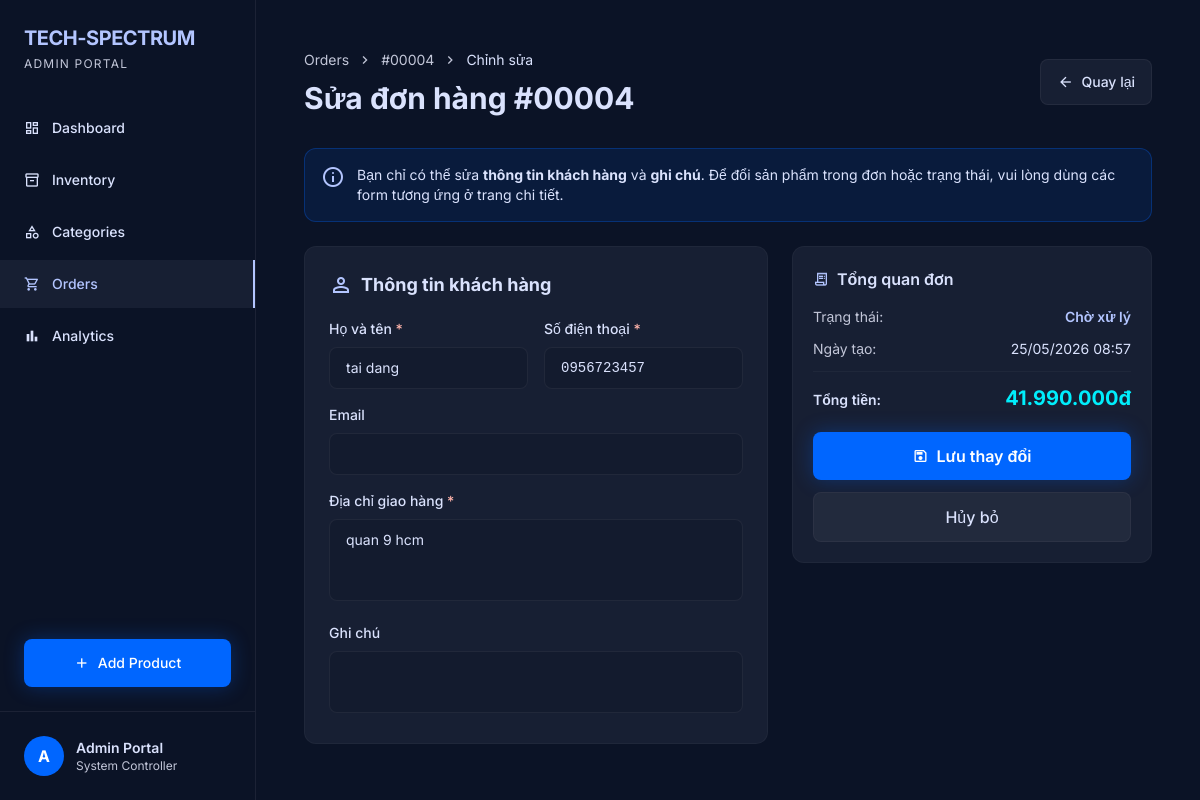
Screenshot of /Order/edit/4 with the database file from the repository.
### tables this page shows
CREATE TABLE IF NOT EXISTS `order` (
  `id` int NOT NULL AUTO_INCREMENT,
  `customer_name` varchar(100) NOT NULL,
  `customer_phone` varchar(20) NOT NULL,
  `customer_email` varchar(100) DEFAULT NULL,
  `customer_address` varchar(255) NOT NULL,
  `total_amount` decimal(15,2) NOT NULL DEFAULT '0.00',
  `status` enum('pending','confirmed','shipping','completed','cancelled') NOT NULL DEFAULT 'pending',
  `note` text,
  `created_at` datetime DEFAULT CURRENT_TIMESTAMP,
  `updated_at` datetime DEFAULT CURRENT_TIMESTAMP ON UPDATE CURRENT_TIMESTAMP,
  PRIMARY KEY (`id`),
  KEY `idx_order_status` (`status`),
  KEY `idx_order_created` (`created_at`)
);

### app/controllers/OrderController.php (called while the page is built, shortened)
<?php
require_once 'app/models/OrderModel.php';
class OrderController
{
    private $orderModel;
    public function __construct()
    {
        $database = new Database();
        $db = $database->getConnection();
        $this->orderModel       = new OrderModel($db);
    }
    public function edit($id)
    {
        $order = $this->orderModel->getOrderById($id);
        include 'app/views/order/edit.php';
    }
}

### index.php (called while the page is built, shortened)
<?php
$url = $_GET['url'] ?? '';
$url = rtrim($url, '/');
$url = filter_var($url, FILTER_SANITIZE_URL);
$url = explode('/', $url);
$action = isset($url[1]) && $url[1] != '' ? $url[1] : 'index';
$controller = new $controllerName();
call_user_func_array([$controller, $action], array_slice($url, 2));

### app/models/OrderModel.php (called while the page is built, shortened)
<?php
class OrderModel
{
    private $conn;
    private $table = "`order`";
    public $id;
    public $customer_name;
    public $customer_phone;
    public $customer_email;
    public $customer_address;
    public $total_amount;
    public $status;
    public $created_at;
    public function __construct($db)
    {
        $this->conn = $db;
    }
    public function getID()              { return $this->id; }
    public function getCustomerName()    { return $this->customer_name; }
    public function getCustomerPhone()   { return $this->customer_phone; }
    public function getCustomerEmail()   { return $this->customer_email; }
    public function getCustomerAddress() { return $this->customer_address; }
    public function getTotalAmount()     { return $this->total_amount; }
    public function getCreatedAt()       { return $this->created_at; }
    public function getStatusLabel()
    {
        $labels = [
            'pending'   => 'Chờ xử lý',
            'confirmed' => 'Đã xác nhận',
            'shipping'  => 'Đang giao',
            'completed' => 'Hoàn thành',
            'cancelled' => 'Đã hủy'
        ];
        return $labels[$this->status] ?? $this->status;
    }
    public function getOrderById($id)
    {
        $query = "SELECT * FROM " . $this->table . " WHERE id = :id LIMIT 1";
        $stmt = $this->conn->prepare($query);
        $stmt->bindParam(':id', $id, PDO::PARAM_INT);
        $stmt->execute();
        $row = $stmt->fetch(PDO::FETCH_ASSOC);
        $order = new OrderModel($this->conn);
        $order->id               = $row['id'];
        $order->customer_name    = $row['customer_name'];
        $order->customer_phone   = $row['customer_phone'];
        $order->customer_email   = $row['customer_email'];
        $order->customer_address = $row['customer_address'];
        $order->total_amount     = $row['total_amount'];
        $order->status           = $row['status'];
        $order->note             = $row['note'];
        $order->created_at       = $row['created_at'];
        $order->updated_at       = $row['updated_at'];
        return $order;
    }
}

### app/views/order/edit.php (the view, shortened to what this page needs)
<?php
include 'app/views/layouts/admin_header.php';
?>
<div class="flex items-center justify-between mb-8">
    <div>
        <nav class="text-sm text-on-surface-variant mb-2 flex items-center gap-2">
            <a href="/Order/list" class="hover:text-primary transition">Orders</a>
            <span class="material-symbols-outlined text-base">chevron_right</span>
            <a href="/Order/detail/<?= $order->getID() ?>" class="hover:text-primary transition">#<?= str_pad($order->getID(), 5, '0', STR_PAD_LEFT) ?></a>
            <span class="material-symbols-outlined text-base">chevron_right</span>
            <span class="text-on-surface">Chỉnh sửa</span>
        </nav>
        <h1 class="text-3xl font-bold">Sửa đơn hàng #<?= str_pad($order->getID(), 5, '0', STR_PAD_LEFT) ?></h1>
    </div>
    <a href="/Order/detail/<?= $order->getID() ?>" class="bg-surface-container hover:bg-surface-container-high text-on-surface px-4 py-2.5 rounded-lg text-sm font-medium flex items-center gap-2 border border-outline-variant/30 transition">
        <span class="material-symbols-outlined text-base">arrow_back</span>
        Quay lại
    </a>
</div>
<div class="bg-primary-container/10 border border-primary-container/30 rounded-xl p-4 mb-6 flex items-start gap-3">
    <span class="material-symbols-outlined text-primary">info</span>
    <div class="text-on-surface text-sm">
        Bạn chỉ có thể sửa <strong>thông tin khách hàng</strong> và <strong>ghi chú</strong>. Để đổi sản phẩm trong đơn hoặc trạng thái, vui lòng dùng các form tương ứng ở trang chi tiết.
    </div>
</div>
<form action="/Order/edit/<?= $order->getID() ?>" method="POST" class="grid grid-cols-1 lg:grid-cols-[1fr_360px] gap-6">
    <div class="bg-surface-container rounded-xl border border-outline-variant/20 p-6">
        <h2 class="text-lg font-bold mb-5 flex items-center gap-2">
            <span class="material-symbols-outlined text-primary">person</span>
            Thông tin khách hàng
        </h2>
        <div class="grid grid-cols-1 md:grid-cols-2 gap-4">
            <div>
                <label class="block text-sm font-medium mb-2">Họ và tên <span class="text-error">*</span></label>
                <input type="text" name="customer_name" required
                       value="<?= htmlspecialchars($order->getCustomerName()) ?>"
                       class="w-full bg-surface-container-low border border-outline-variant/30 rounded-lg px-4 py-2.5 focus:border-primary focus:outline-none transition text-sm">
            </div>
            <div>
                <label class="block text-sm font-medium mb-2">Số điện thoại <span class="text-error">*</span></label>
                <input type="tel" name="customer_phone" required
                       value="<?= htmlspecialchars($order->getCustomerPhone()) ?>"
                       class="w-full bg-surface-container-low border border-outline-variant/30 rounded-lg px-4 py-2.5 focus:border-primary focus:outline-none transition text-sm font-mono">
            </div>
            <div class="md:col-span-2">
                <label class="block text-sm font-medium mb-2">Email</label>
                <input type="email" name="customer_email"
                       value="<?= htmlspecialchars($order->getCustomerEmail() ?? '') ?>"
                       class="w-full bg-surface-container-low border border-outline-variant/30 rounded-lg px-4 py-2.5 focus:border-primary focus:outline-none transition text-sm">
            </div>
            <div class="md:col-span-2">
                <label class="block text-sm font-medium mb-2">Địa chỉ giao hàng <span class="text-error">*</span></label>
                <textarea name="customer_address" required rows="3"
                          class="w-full bg-surface-container-low border border-outline-variant/30 rounded-lg px-4 py-2.5 focus:border-primary focus:outline-none transition text-sm resize-none"><?= htmlspecialchars($order->getCustomerAddress()) ?></textarea>
            </div>
            <div class="md:col-span-2">
                <label class="block text-sm font-medium mb-2">Ghi chú</label>
                <textarea name="note" rows="2"
                          class="w-full bg-surface-container-low border border-outline-variant/30 rounded-lg px-4 py-2.5 focus:border-primary focus:outline-none transition text-sm resize-none"><?= htmlspecialchars($order->getNote() ?? '') ?></textarea>
            </div>
        </div>
    </div>
    <div class="space-y-4">
        <div class="bg-surface-container rounded-xl border border-outline-variant/20 p-5">
            <h3 class="font-semibold mb-4 flex items-center gap-2">
                <span class="material-symbols-outlined text-primary text-base">receipt_long</span>
                Tổng quan đơn
            </h3>
            <div class="space-y-3 text-sm mb-5">
                <div class="flex justify-between">
                    <span class="text-on-surface-variant">Trạng thái:</span>
                    <span class="font-semibold text-primary"><?= $order->getStatusLabel() ?></span>
                </div>
                <div class="flex justify-between">
                    <span class="text-on-surface-variant">Ngày tạo:</span>
                    <span><?= date('d/m/Y H:i', strtotime($order->getCreatedAt())) ?></span>
                </div>
                <div class="flex justify-between items-baseline border-t border-outline-variant/20 pt-3">
                    <span class="font-semibold">Tổng tiền:</span>
                    <span class="text-secondary-container text-xl font-bold"><?= number_format($order->getTotalAmount(), 0, ',', '.') ?>đ</span>
                </div>
            </div>
            <button type="submit" class="w-full bg-primary-container hover:bg-primary-container/90 text-white rounded-lg py-3 font-semibold flex items-center justify-center gap-2 transition glow-btn mb-3">
                <span class="material-symbols-outlined text-base">save</span>
                Lưu thay đổi
            </button>
            <a href="/Order/detail/<?= $order->getID() ?>" class="block w-full text-center bg-surface-container-high hover:bg-surface-bright text-on-surface rounded-lg py-3 font-medium transition border border-outline-variant/30">
                Hủy bỏ
            </a>
        </div>
    </div>
</form>
<?php include 'app/views/layouts/admin_footer.php'; ?>

### app/views/layouts/admin_header.php (style rules this page uses)
body { font-family: 'Inter', sans-serif; }
.material-symbols-outlined { font-variation-settings: 'FILL' 0, 'wght' 400, 'GRAD' 0, 'opsz' 24; }
.glow-btn { box-shadow: 0 0 20px rgba(0, 102, 255, 0.3); }

### rows the page displays
order: id "00004", customer_name "tai dang", customer_phone "0956723457", customer_address "quan 9 hcm", status "Chờ xử lý", created_at "25/05/2026 08:57", total_amount "41.990.000"
